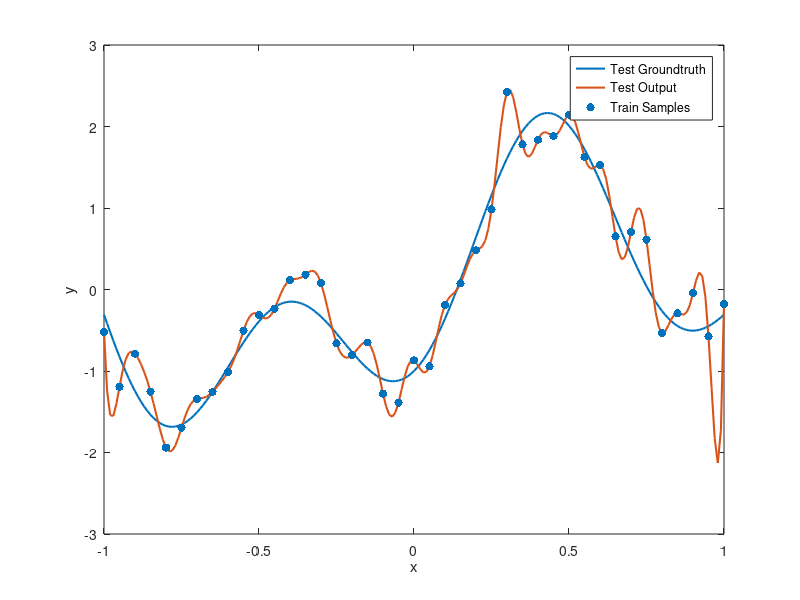

Write MATLAB code to recreate this figure.
clear;
close all;
train_x = [-1:0.05:1];
test_x = [-1:0.01:1];
num_neuron = length(train_x);
train_y = 1.2*sin(pi*train_x)-cos(2.4*pi*train_x)+0.3*randn(1, num_neuron);
test_y = 1.2*sin(pi*test_x)-cos(2.4*pi*test_x);
sigma = 0.1;
d = train_y';
% 41 samples in train, 41 hidden units in the network.
PHI = zeros(length(train_x), length(train_x));
for i=1: length(train_x)
    for j=1: length(train_x)
        phi = exp(-(train_x(i)-train_x(j))^2 / (2*(sigma^2)));
        PHI(i, j) = phi;
    end
end
w = inv(PHI) * d;

% test for one test sample
% phi matrix for the test size is 201*41
PHI_TEST = zeros(length(test_x), num_neuron);
for i=1: length(test_x)
    for j=1: num_neuron
        PHI_TEST(i, j) = exp(-(test_x(i)-train_x(j))^2 / (2*(sigma^2)));
    end
end
output = (PHI_TEST * w)';

% evaluation: mean squared error MSE:
error_matrix = (output-test_y).^2;
error = (1/length(test_x))*ones(1, length(test_x))*error_matrix';
error_train_matrix = ((PHI*w)'-train_y).^2;
error_train = (1/length(train_x))*ones(1, length(train_x))*error_train_matrix';
% plot
plot(test_x, test_y, 'LineWidth', 1.5);
hold on;
% plot(train_x, train_y);
hold on;
plot(test_x, output, 'LineWidth', 1.5);
scatter(train_x, train_y,'filled');
xlabel('x');
ylabel('y');
legend('Test Groundtruth','Test Output','Train Samples');